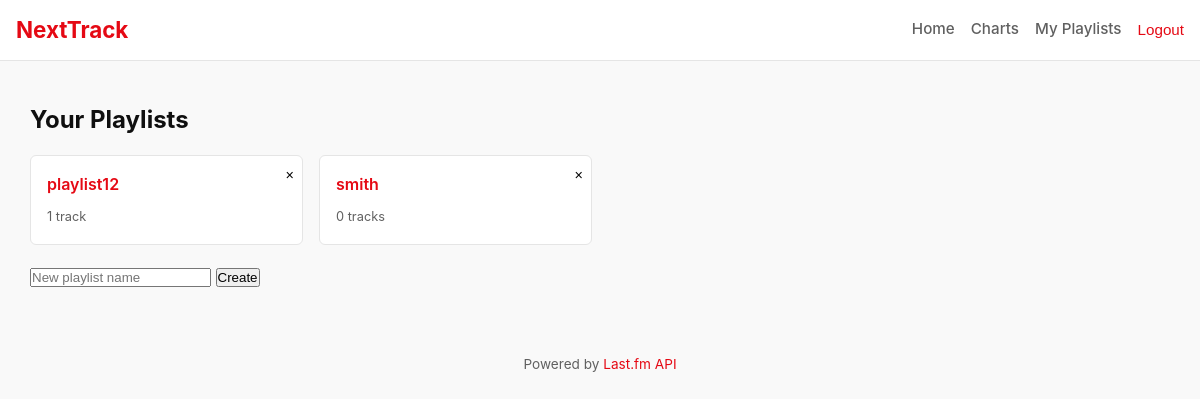
Page /playlists/ (signed in) on the earlier database version.
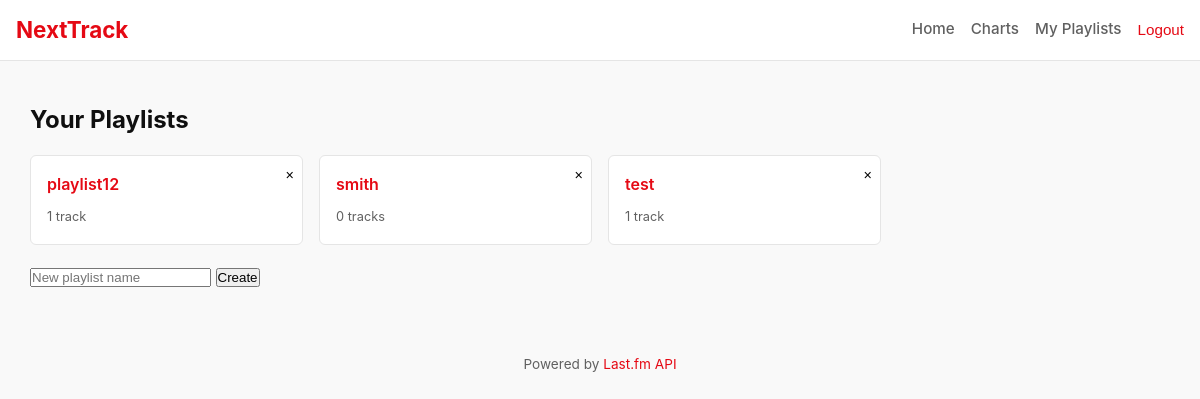
Same page on the later database version.
### music/models.py (models this page shows, shortened)
class Playlist(models.Model):
    owner = models.ForeignKey(User, on_delete=models.CASCADE, related_name="playlists")
    name = models.CharField(max_length=120)
    created_at = models.DateTimeField(auto_now_add=True)
    class Meta:
        unique_together = ("owner", "name")

### music/views.py (the view)
# urls.py: path("playlists/", views.playlist_list, name="playlist_list"),
@login_required
def playlist_list(request):
    if request.method == "POST":
        delete_id = request.POST.get("delete_id")
        if delete_id:
            get_object_or_404(Playlist, pk=delete_id, owner=request.user).delete()
    playlists = request.user.playlists.all()
    return render(request, "playlist_list.html", {"playlists": playlists})

### templates/playlist_list.html (shortened to what this page needs)
{% extends "base.html" %}
{% block content %}
<h2>Your Playlists</h2>
<div class="grid">
{% for pl in playlists %}
  <div class="card" style="position:relative">
    <a href="{% url 'playlist_detail' pl.pk %}" style="font-weight:600">{{ pl.name }}</a>
    <span style="font-size:0.8rem;color:var(--muted)">
      {{ pl.items.count }} track{{ pl.items.count|pluralize }}
    </span>
    <form method="post" style="position:absolute;top:6px;right:8px">
      <button title="Delete" style="border:none;background:none;font-size:0.9rem">×</button>
    </form>
  </div>
{% empty %}
  <p>No playlists yet.</p>
{% endfor %}
</div>
<form action="{% url 'playlist_create' %}" method="post" style="margin-top:1.2rem">
  <input name="name" placeholder="New playlist name" required>
  <button>Create</button>
</form>
{% endblock %}

Differences in the rows shown:
added Playlist: name "test", items.count "1"
